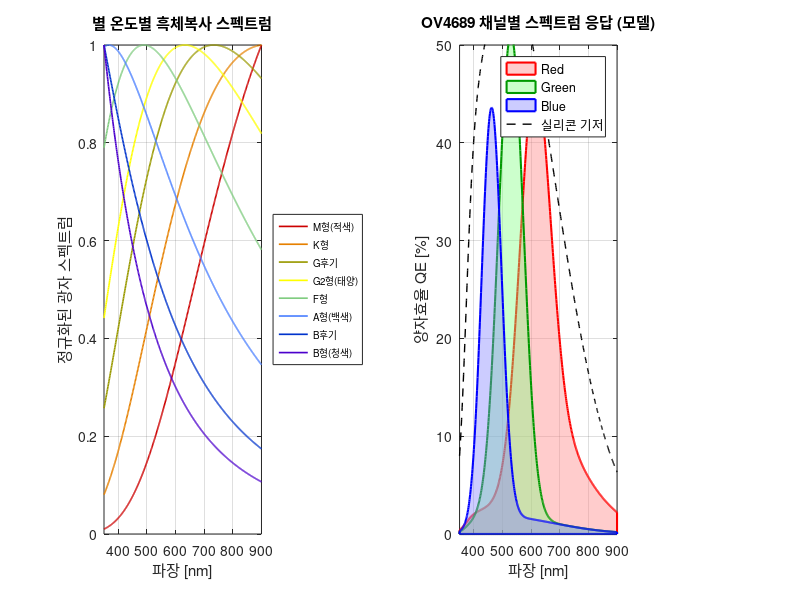
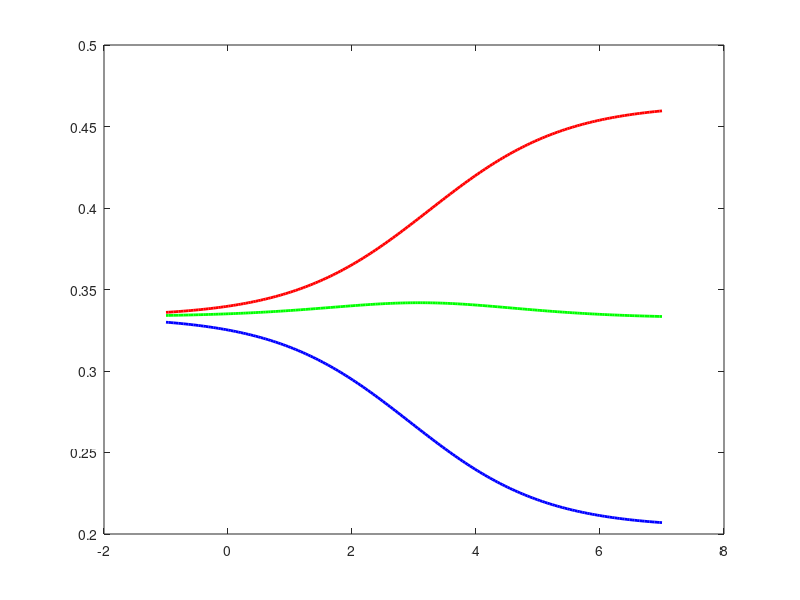

The MATLAB source for these figures, in order: (Note: this script raises an error after producing the figures.)
%% sub_main_2_optimal_weights.m
% =========================================================================
% OV4689 우주 환경 Bayer→Gray 최적 가중치 연구
% =========================================================================
%
% [목적]
%   별 추적기(Star Tracker)에서 Bayer 패턴 센서 데이터를 그레이스케일로
%   변환할 때, 별 검출 SNR을 최대화하는 최적 채널 가중치를 도출합니다.
%
% [배경]
%   기존 FPGA 파이프라인: Bayer → CFA(RGB) → rgb2gray (R+2G+B)/4
%   이 가중치는 인간 시각 기반이며, 별 검출 최적화와 무관합니다.
%
%   본 연구는 물리적 근거(Planck 흑체복사 + 센서 QE + 노이즈 모델)에
%   기반하여 최적 가중치를 수학적으로 도출합니다.
%
% [핵심 이론: Inverse Variance Weighting]
%   N개의 독립적 측정값 x_i (신호 S_i, 노이즈 σ_i)를 조합할 때,
%   SNR을 최대화하는 가중치:
%
%     w_i = S_i / σ_i²     (정규화: Σw_i = 1)
%
%   증명: 조합 신호 S_comb = Σ w_i S_i, 노이즈 σ_comb = √(Σ w_i² σ_i²)
%         SNR = S_comb/σ_comb 를 Lagrange 승수법으로 최대화
%
% [실행 방법]
%   MATLAB에서: sub_main_2_optimal_weights
%
% [출력]
%   - Figure 1: 흑체복사 스펙트럼 + 센서 채널 응답
%   - Figure 2: 별 온도별 최적 가중치
%   - Figure 3: 노이즈 레짐별 가중치 변화
%   - Figure 4: 기존 방법 vs 최적 가중치 SNR 비교
%   - output/optimal_weights_result.mat: 결과 데이터
%
% [관련 파일]
%   - core/bayer_to_gray_direct.m : 직접 변환 함수 ('optimal' 모드)
%   - sub_main_1_bayer_comparison.m : 기존 변환 방식 비교
%   - main_simulation.m : 별 이미지 생성
%
% [참고문헌]
%   - Planck's law: B(λ,T) = 2hc²/λ⁵ × 1/(exp(hc/λkT)-1)
%   - Liebe (2002), "Accuracy Performance of Star Trackers"
%   - OV4689 Product Brief (OmniVision)
%
% =========================================================================

clear; clc; close all;
fprintf('=== OV4689 우주 환경 Bayer→Gray 최적 가중치 연구 ===\n\n');

%% ========================================================================
%  Section 1: 물리 상수 및 센서 파라미터 정의
%  ========================================================================

% --- 물리 상수 ---
h = 6.626e-34;       % Planck 상수 [J·s]
c = 2.998e8;         % 광속 [m/s]
k_B = 1.381e-23;     % Boltzmann 상수 [J/K]

% --- OV4689 센서 파라미터 (시뮬레이션과 동일) ---
sensor.pixel_size = 2e-6;         % 픽셀 크기 [m]
sensor.focal_length = 10.42e-3;   % 초점거리 [m]
sensor.exposure_time = 0.022;     % 노출 시간 [s] (22ms, 레지스터 0xC350)
sensor.analog_gain = 16;          % 아날로그 게인 [배]
sensor.digital_gain = 1.0;        % 디지털 게인 [배]
sensor.quantum_eff = 0.5;         % 양자 효율 (전체 평균)
sensor.dark_current = 0.1;        % 다크 전류 [e-/px/s] (지상)
sensor.dark_current_space = 0.01; % 다크 전류 [e-/px/s] (우주, -20°C 추정)
sensor.read_noise = 3.0;          % 읽기 노이즈 [e- RMS]
sensor.aperture_diam = 6.5e-3;    % 유효 구경 [m] (f/1.6)

% --- 파장 범위 ---
lambda = (350:1:900) * 1e-9;      % 350~900nm [m]
lambda_nm = lambda * 1e9;         % 표시용 [nm]

fprintf('센서: OV4689 (pixel=2µm, f=10.42mm, t_exp=22ms, gain=16x)\n');
fprintf('파장 범위: %d~%d nm (%d points)\n\n', ...
    min(lambda_nm), max(lambda_nm), length(lambda));

%% ========================================================================
%  Section 2: 흑체복사 스펙트럼 모델링 (Planck's Law)
%  ========================================================================
%
%  별은 흑체(blackbody)에 가까운 복사를 합니다.
%  Planck 법칙으로 별의 온도에 따른 파장별 광자 방출률을 계산합니다.
%
%  B_photon(λ, T) = B(λ, T) / (hc/λ)
%    = (2c/λ⁴) × 1/(exp(hc/λkT) - 1)   [photons/s/m²/sr/m]
%
%  광자 수 기준을 사용하는 이유:
%  센서의 QE는 에너지가 아닌 광자 수에 비례하기 때문입니다.
%  (1개의 광자 = 1개의 전자 생성, 에너지와 무관)

% 항성 스펙트럼 유형별 대표 온도
star_temps = [3000, 4000, 5000, 5800, 7500, 10000, 15000, 25000];
star_types = {'M형(적색)', 'K형', 'G후기', 'G2형(태양)', 'F형', 'A형(백색)', 'B후기', 'B형(청색)'};

% 주요 항법별 온도 (Star Tracker 카탈로그에서 자주 사용되는 별)
nav_star_temps = struct();
nav_star_temps.name = {'시리우스', '카노푸스', '아크투루스', '베가', '카펠라', '리겔', '프로키온', '베텔게우스', '아케르나르', '알타이르'};
nav_star_temps.temp = [9940, 7400, 4290, 9600, 5700, 12100, 6530, 3500, 15000, 7670];
nav_star_temps.mag  = [-1.46, -0.74, -0.05, 0.03, 0.08, 0.13, 0.34, 0.42, 0.46, 0.77];

% Planck 광자 스펙트럼 계산
fprintf('--- Section 2: 흑체복사 스펙트럼 ---\n');
B_photon = zeros(length(star_temps), length(lambda));
for i = 1:length(star_temps)
    T = star_temps(i);
    % 광자 수 기반 Planck 함수 [photons/s/m²/sr/m]
    B_photon(i,:) = (2*c ./ lambda.^4) ./ (exp(h*c ./ (lambda * k_B * T)) - 1);

    % Wien 변위 법칙으로 피크 파장 확인
    [~, idx] = max(B_photon(i,:));
    fprintf('  %s (%dK): 피크 %d nm\n', star_types{i}, T, round(lambda_nm(idx)));
end
fprintf('\n');

%% ========================================================================
%  Section 3: OV4689 채널별 스펙트럼 응답 모델링
%  ========================================================================
%
%  OV4689의 상세 스펙트럼 응답 곡선은 공개되지 않았습니다.
%  일반적인 CMOS Bayer 필터(BSI 2µm 기술)의 특성을 기반으로
%  가우시안 근사 모델을 사용합니다.
%
%  각 채널의 응답 = 색 필터 투과율 × 실리콘 QE 기저 곡선
%
%  [참고: OmniVision BSI-2 기술]
%  - Back-Side Illumination으로 QE가 향상됨
%  - 2µm 픽셀에서도 높은 감도 (특히 가시광)
%  - NIR 영역(>750nm) 감도는 제한적

fprintf('--- Section 3: 센서 채널 응답 모델 ---\n');

% --- 실리콘 기저 QE 곡선 ---
% BSI CMOS의 전형적인 QE 곡선 (에너지 흡수 + 간섭 효과)
% 피크: ~520nm, 장파장 쪽은 실리콘 밴드갭(1100nm)까지 감소
lambda_peak_si = 520e-9;
sigma_si = 200e-9;
QE_base = 0.55 * exp(-0.5 * ((lambda - lambda_peak_si) / sigma_si).^2);
% 장파장 보정: 실리콘 흡수 특성 (NIR 감소)
QE_base = QE_base .* (1 - 0.3 * max(0, (lambda - 600e-9)) / 300e-9);
% 단파장 보정: UV 영역 급격히 감소
QE_base = QE_base .* (1 ./ (1 + exp(-(lambda - 370e-9) / 15e-9)));

% --- Bayer 색 필터 모델 (가우시안 근사) ---
% 각 필터의 투과율 = 가우시안 피크 + 스커트 (광대역 누설)

% Red 필터
R_center = 620e-9;   % 중심 파장 [m]
R_sigma = 55e-9;     % 표준편차 (FWHM ≈ 130nm)
R_peak = 0.85;       % 피크 투과율
R_skirt = 0.05;      % 대역외 누설
filter_R = R_peak * exp(-0.5*((lambda - R_center)/R_sigma).^2) + R_skirt;
% Red는 장파장에서 추가 투과 (롱패스 특성)
filter_R = filter_R + 0.3 * (1 ./ (1 + exp(-(lambda - 650e-9) / 30e-9)));
filter_R = min(filter_R, 0.95);  % 최대 투과율 제한

% Green 필터
G_center = 530e-9;
G_sigma = 45e-9;     % FWHM ≈ 106nm
G_peak = 0.90;
G_skirt = 0.03;
filter_G = G_peak * exp(-0.5*((lambda - G_center)/G_sigma).^2) + G_skirt;

% Blue 필터
B_center = 460e-9;
B_sigma = 35e-9;     % FWHM ≈ 82nm (가장 좁음)
B_peak = 0.80;
B_skirt = 0.03;
filter_B = B_peak * exp(-0.5*((lambda - B_center)/B_sigma).^2) + B_skirt;

% --- 최종 채널별 QE (필터 × 기저 QE) ---
QE_R = QE_base .* filter_R;
QE_G = QE_base .* filter_G;
QE_B = QE_base .* filter_B;

% 피크값 출력
[peak_R, idx_R] = max(QE_R);
[peak_G, idx_G] = max(QE_G);
[peak_B, idx_B] = max(QE_B);
fprintf('  R 채널: 피크 QE = %.1f%% @ %d nm\n', peak_R*100, round(lambda_nm(idx_R)));
fprintf('  G 채널: 피크 QE = %.1f%% @ %d nm\n', peak_G*100, round(lambda_nm(idx_G)));
fprintf('  B 채널: 피크 QE = %.1f%% @ %d nm\n', peak_B*100, round(lambda_nm(idx_B)));

% 적분 QE (전체 파장 대역)
dlambda = lambda(2) - lambda(1);
int_R = sum(QE_R) * dlambda;
int_G = sum(QE_G) * dlambda;
int_B = sum(QE_B) * dlambda;
fprintf('  적분 QE: R=%.4f, G=%.4f, B=%.4f\n', int_R, int_G, int_B);
fprintf('  상대 비율: R:G:B = %.2f : %.2f : %.2f\n\n', ...
    int_R/int_G, 1.0, int_B/int_G);

%% ========================================================================
%  Section 4: 별 온도별 채널 신호량 계산
%  ========================================================================
%
%  각 별 온도에서 R/G/B 채널이 수집하는 광자 수를 계산합니다.
%
%  S_ch(T) = ∫ B_photon(λ,T) × QE_ch(λ) dλ × A_lens × Ω_pixel × t_exp
%
%  여기서:
%    B_photon: 광자 스펙트럼 [photons/s/m²/sr/m]
%    QE_ch:    채널별 양자효율 (필터 × 실리콘)
%    A_lens:   렌즈 집광 면적 [m²]
%    Ω_pixel:  1 픽셀의 입체각 [sr]
%    t_exp:    노출 시간 [s]

fprintf('--- Section 4: 채널별 신호 계산 ---\n');

% 렌즈 집광 면적
A_lens = pi * (sensor.aperture_diam/2)^2;  % [m²]

% 1 픽셀의 입체각
pixel_solid_angle = (sensor.pixel_size / sensor.focal_length)^2;  % [sr]

% 별 온도별 채널 신호 계산 (상대값)
S_R = zeros(1, length(star_temps));
S_G = zeros(1, length(star_temps));
S_B = zeros(1, length(star_temps));

for i = 1:length(star_temps)
    % 각 채널의 광자 수 적분 [상대값, 정규화 전]
    S_R(i) = sum(B_photon(i,:) .* QE_R) * dlambda;
    S_G(i) = sum(B_photon(i,:) .* QE_G) * dlambda;
    S_B(i) = sum(B_photon(i,:) .* QE_B) * dlambda;
end

% 정규화 (G 채널 5800K 기준)
S_total_5800 = S_R(4) + S_G(4) + S_B(4);
S_R_norm = S_R / S_total_5800;
S_G_norm = S_G / S_total_5800;
S_B_norm = S_B / S_total_5800;

fprintf('\n  별 온도별 채널 신호 비율 (정규화):\n');
fprintf('  %-14s  %6s  %6s  %6s  %8s\n', '별 유형', 'R', 'G', 'B', 'R:G:B');
fprintf('  %s\n', repmat('-', 1, 50));
for i = 1:length(star_temps)
    total = S_R_norm(i) + S_G_norm(i) + S_B_norm(i);
    r_frac = S_R_norm(i)/total;
    g_frac = S_G_norm(i)/total;
    b_frac = S_B_norm(i)/total;
    fprintf('  %-14s  %5.3f  %5.3f  %5.3f  %.2f:%.2f:%.2f\n', ...
        star_types{i}, r_frac, g_frac, b_frac, ...
        r_frac/g_frac, 1.0, b_frac/g_frac);
end
fprintf('\n');

%% ========================================================================
%  Section 5: 최적 가중치 도출 (Inverse Variance Weighting)
%  ========================================================================
%
%  [이론]
%  N개의 독립적 측정 x_i ~ N(S, σ_i²)을 가중합으로 조합:
%    x_comb = Σ w_i x_i,   Σ w_i = 1
%
%  조합된 SNR:
%    SNR_comb = (Σ w_i S_i) / √(Σ w_i² σ_i²)
%
%  SNR 최대화 조건 (Lagrange):
%    w_i = (S_i / σ_i²) / Σ(S_j / σ_j²)
%
%  [노이즈 모델]
%  각 픽셀의 노이즈 분산:
%    σ² = S_signal + S_dark + σ_read²
%
%  여기서:
%    S_signal: 별 신호 [e-] (Poisson)
%    S_dark:   다크 전류 [e-] (Poisson)
%    σ_read:   읽기 노이즈 [e-] (Gaussian, 게인 적용 전)

fprintf('--- Section 5: 최적 가중치 도출 ---\n\n');

% 6등급 별의 기준 광자 플럭스 (시뮬레이션 캘리브레이션)
ref_photon_flux = 96;   % [photons/s] for mag=6.0 (지상)
ref_photon_flux_space = ref_photon_flux / 0.5;  % 우주: 대기 손실 없음 (×2)

% 대상 등급 범위
magnitudes = 0:0.5:7;

% --- 지상 vs 우주 환경 비교 ---
environments = struct();
environments(1).name = '지상 (대기 있음)';
environments(1).ref_flux = ref_photon_flux;
environments(1).dark_current = sensor.dark_current;
environments(1).atm_factor = 0.5;

environments(2).name = '우주 (대기 없음, -20°C)';
environments(2).ref_flux = ref_photon_flux_space;
environments(2).dark_current = sensor.dark_current_space;
environments(2).atm_factor = 1.0;

% --- 별 온도별 + 등급별 + 환경별 최적 가중치 계산 ---
% 결과 저장 구조체
results = struct();

for env_idx = 1:2
    env = environments(env_idx);
    fprintf('=== 환경: %s ===\n\n', env.name);

    for t_idx = [1, 4, 6, 8]  % M형, G2형, A형, B형 (대표 4개)
        T = star_temps(t_idx);
        type_name = star_types{t_idx};

        fprintf('  [%s, %dK]\n', type_name, T);
        fprintf('  %-6s  %8s  %8s  %8s  | %6s  %6s  %6s  | %6s\n', ...
            '등급', 'S_R[e-]', 'S_G[e-]', 'S_B[e-]', 'w_R', 'w_G', 'w_B', 'SNR');
        fprintf('  %s\n', repmat('-', 1, 72));

        for m_idx = 1:length(magnitudes)
            mag = magnitudes(m_idx);

            % 별의 광자 플럭스
            photon_flux = env.ref_flux * 10^(-0.4 * (mag - 6.0));

            % 채널별 상대 신호 비율 계산
            S_total_T = S_R(t_idx) + S_G(t_idx) + S_B(t_idx);
            frac_R = S_R(t_idx) / S_total_T;
            frac_G = S_G(t_idx) / S_total_T;
            frac_B = S_B(t_idx) / S_total_T;

            % 채널별 전자 수 [e-]
            electrons = photon_flux * sensor.exposure_time * sensor.quantum_eff;
            e_R = electrons * frac_R;
            e_G = electrons * frac_G;
            e_B = electrons * frac_B;

            % 채널별 노이즈 [e-²]
            dark_e = env.dark_current * sensor.exposure_time;
            read_var = sensor.read_noise^2;

            var_R = e_R + dark_e + read_var;  % shot + dark + read
            var_G = e_G + dark_e + read_var;
            var_B = e_B + dark_e + read_var;

            % Inverse Variance Weighting
            w_R_raw = e_R / var_R;
            w_G_raw = e_G / var_G;
            w_B_raw = e_B / var_B;

            w_total = w_R_raw + w_G_raw + w_B_raw;
            w_R_opt = w_R_raw / w_total;
            w_G_opt = w_G_raw / w_total;
            w_B_opt = w_B_raw / w_total;

            % 조합 SNR
            S_comb = w_R_opt*e_R + w_G_opt*e_G + w_B_opt*e_B;
            var_comb = w_R_opt^2*var_R + w_G_opt^2*var_G + w_B_opt^2*var_B;
            SNR_opt = S_comb / sqrt(var_comb);

            % ADU 변환
            adu_R = e_R * sensor.analog_gain * sensor.digital_gain;
            adu_G = e_G * sensor.analog_gain * sensor.digital_gain;
            adu_B = e_B * sensor.analog_gain * sensor.digital_gain;

            fprintf('  %4.1f   %8.1f  %8.1f  %8.1f  | %5.3f  %5.3f  %5.3f  | %5.1f\n', ...
                mag, adu_R, adu_G, adu_B, w_R_opt, w_G_opt, w_B_opt, SNR_opt);

            % 결과 저장 (우주 환경, G2형일 때)
            if env_idx == 2 && t_idx == 4
                results(m_idx).mag = mag;
                results(m_idx).w_R = w_R_opt;
                results(m_idx).w_G = w_G_opt;
                results(m_idx).w_B = w_B_opt;
                results(m_idx).SNR = SNR_opt;
                results(m_idx).e_R = e_R;
                results(m_idx).e_G = e_G;
                results(m_idx).e_B = e_B;
            end
        end
        fprintf('\n');
    end
end

%% ========================================================================
%  Section 6: 노이즈 레짐 분석
%  ========================================================================
%
%  가중치가 노이즈 레짐에 따라 어떻게 변하는지 분석합니다.
%
%  1. Shot noise 지배 (밝은 별): σ² ≈ S → w ∝ S/S = 1 (균등)
%  2. Read noise 지배 (어두운 별): σ² ≈ σ_read² → w ∝ S (신호 비례)
%  3. 전환점: S_signal ≈ σ_read² = 9 e-

fprintf('--- Section 6: 노이즈 레짐 분석 ---\n\n');

% G2형 태양(5800K) 기준, 우주 환경
T_ref = 5800;
t_ref_idx = 4;
S_total_ref = S_R(t_ref_idx) + S_G(t_ref_idx) + S_B(t_ref_idx);
frac_R_ref = S_R(t_ref_idx) / S_total_ref;
frac_G_ref = S_G(t_ref_idx) / S_total_ref;
frac_B_ref = S_B(t_ref_idx) / S_total_ref;

% 등급 0~7까지 세밀하게
mag_fine = linspace(-1, 7, 200);
w_R_vs_mag = zeros(size(mag_fine));
w_G_vs_mag = zeros(size(mag_fine));
w_B_vs_mag = zeros(size(mag_fine));
SNR_vs_mag = zeros(size(mag_fine));
SNR_equal_vs_mag = zeros(size(mag_fine));
SNR_fpga_vs_mag = zeros(size(mag_fine));

for i = 1:length(mag_fine)
    mag = mag_fine(i);
    photon_flux = ref_photon_flux_space * 10^(-0.4 * (mag - 6.0));
    electrons = photon_flux * sensor.exposure_time * sensor.quantum_eff;

    e_R = electrons * frac_R_ref;
    e_G = electrons * frac_G_ref;
    e_B = electrons * frac_B_ref;

    dark_e = sensor.dark_current_space * sensor.exposure_time;
    read_var = sensor.read_noise^2;

    var_R = e_R + dark_e + read_var;
    var_G = e_G + dark_e + read_var;
    var_B = e_B + dark_e + read_var;

    % 최적 가중치
    w_R_raw = e_R / var_R;
    w_G_raw = e_G / var_G;
    w_B_raw = e_B / var_B;
    w_total = w_R_raw + w_G_raw + w_B_raw;

    w_R_vs_mag(i) = w_R_raw / w_total;
    w_G_vs_mag(i) = w_G_raw / w_total;
    w_B_vs_mag(i) = w_B_raw / w_total;

    % 최적 가중치 SNR
    S_opt = w_R_vs_mag(i)*e_R + w_G_vs_mag(i)*e_G + w_B_vs_mag(i)*e_B;
    var_opt = w_R_vs_mag(i)^2*var_R + w_G_vs_mag(i)^2*var_G + w_B_vs_mag(i)^2*var_B;
    SNR_vs_mag(i) = S_opt / sqrt(var_opt);

    % 균등 가중치(1/3) SNR
    w_eq = 1/3;
    S_eq = w_eq*(e_R + e_G + e_B);
    var_eq = w_eq^2*(var_R + var_G + var_B);
    SNR_equal_vs_mag(i) = S_eq / sqrt(var_eq);

    % FPGA 가중치 (0.25, 0.50, 0.25) SNR
    S_fpga = 0.25*e_R + 0.50*e_G + 0.25*e_B;
    var_fpga = 0.25^2*var_R + 0.50^2*var_G + 0.25^2*var_B;
    SNR_fpga_vs_mag(i) = S_fpga / sqrt(var_fpga);
end

% 레짐 전환점 계산
% Shot noise = Read noise 일 때: S = σ_read² = 9 e-
transition_electrons = sensor.read_noise^2;  % 9 e-
transition_flux = transition_electrons / (sensor.exposure_time * sensor.quantum_eff);
transition_mag = 6.0 - 2.5 * log10(transition_flux / ref_photon_flux_space);

fprintf('  노이즈 레짐 전환점:\n');
fprintf('    Read noise = %d e- → σ² = %d e-²\n', sensor.read_noise, sensor.read_noise^2);
fprintf('    전환 신호: %.1f e- (= %.1f ADU)\n', transition_electrons, ...
    transition_electrons * sensor.analog_gain);
fprintf('    전환 등급: %.1f mag (우주)\n\n', transition_mag);

% 어두운 별(6등급)과 밝은 별(2등급) 비교
fprintf('  가중치 비교 (G2형, 우주):\n');
fprintf('  %-12s  %6s  %6s  %6s  | %s\n', '등급', 'w_R', 'w_G', 'w_B', '레짐');
fprintf('  %s\n', repmat('-', 1, 55));

check_mags = [0, 2, 4, 6];
for mag = check_mags
    idx = find(abs(mag_fine - mag) < 0.05, 1);
    if isempty(idx), continue; end

    photon_flux = ref_photon_flux_space * 10^(-0.4 * (mag - 6.0));
    electrons = photon_flux * sensor.exposure_time * sensor.quantum_eff;

    if electrons > transition_electrons * 3
        regime = 'Shot noise 지배';
    elseif electrons < transition_electrons / 3
        regime = 'Read noise 지배';
    else
        regime = '혼합';
    end

    fprintf('  %4.1f등급      %5.3f  %5.3f  %5.3f  | %s\n', ...
        mag, w_R_vs_mag(idx), w_G_vs_mag(idx), w_B_vs_mag(idx), regime);
end
fprintf('\n');

%% ========================================================================
%  Section 7: 실용적 최적 가중치 결정
%  ========================================================================
%
%  FPGA에서는 등급별로 가중치를 동적으로 변경할 수 없으므로,
%  전체 카탈로그에 걸쳐 가장 효과적인 "단일 고정 가중치"를 결정합니다.
%
%  방법: 등급 가중 평균 (어두운 별에 더 큰 가중치)
%  이유: 어두운 별이 더 많고, SNR이 더 중요

fprintf('--- Section 7: 실용적 최적 가중치 결정 ---\n\n');

% 별 수 분포 (Hipparcos 카탈로그 기반 추정)
% 등급별 별 수: N(m) ∝ 10^(0.6*m) (별 개수 법칙)
mag_weights = 10.^(0.6 * mag_fine);
mag_weights = mag_weights / sum(mag_weights);

% 등급 가중 평균 가중치
w_R_avg = sum(w_R_vs_mag .* mag_weights);
w_G_avg = sum(w_G_vs_mag .* mag_weights);
w_B_avg = sum(w_B_vs_mag .* mag_weights);

% 정규화
w_total_avg = w_R_avg + w_G_avg + w_B_avg;
w_R_final = w_R_avg / w_total_avg;
w_G_final = w_G_avg / w_total_avg;
w_B_final = w_B_avg / w_total_avg;

fprintf('  === 최적 가중치 (우주 환경, G2형 기준, 등급 가중 평균) ===\n\n');
fprintf('    w_R = %.4f  (Red)\n', w_R_final);
fprintf('    w_G = %.4f  (Green)\n', w_G_final);
fprintf('    w_B = %.4f  (Blue)\n\n', w_B_final);

% 별 온도별 최적 가중치도 계산
fprintf('  별 온도별 최적 가중치 (등급 가중 평균):\n');
fprintf('  %-14s  %6s  %6s  %6s\n', '별 유형', 'w_R', 'w_G', 'w_B');
fprintf('  %s\n', repmat('-', 1, 40));

optimal_by_temp = zeros(length(star_temps), 3);
for t_idx = 1:length(star_temps)
    T = star_temps(t_idx);
    S_total_T = S_R(t_idx) + S_G(t_idx) + S_B(t_idx);
    fr = S_R(t_idx) / S_total_T;
    fg = S_G(t_idx) / S_total_T;
    fb = S_B(t_idx) / S_total_T;

    w_r_arr = zeros(size(mag_fine));
    w_g_arr = zeros(size(mag_fine));
    w_b_arr = zeros(size(mag_fine));

    for i = 1:length(mag_fine)
        mag = mag_fine(i);
        pf = ref_photon_flux_space * 10^(-0.4 * (mag - 6.0));
        el = pf * sensor.exposure_time * sensor.quantum_eff;

        er = el * fr; eg = el * fg; eb = el * fb;
        dark_e = sensor.dark_current_space * sensor.exposure_time;
        rv = sensor.read_noise^2;

        vr = er + dark_e + rv;
        vg = eg + dark_e + rv;
        vb = eb + dark_e + rv;

        wr = er/vr; wg = eg/vg; wb = eb/vb;
        wt = wr + wg + wb;
        w_r_arr(i) = wr/wt;
        w_g_arr(i) = wg/wt;
        w_b_arr(i) = wb/wt;
    end

    wr_avg = sum(w_r_arr .* mag_weights);
    wg_avg = sum(w_g_arr .* mag_weights);
    wb_avg = sum(w_b_arr .* mag_weights);
    wt_avg = wr_avg + wg_avg + wb_avg;

    optimal_by_temp(t_idx, :) = [wr_avg/wt_avg, wg_avg/wt_avg, wb_avg/wt_avg];
    fprintf('  %-14s  %5.3f  %5.3f  %5.3f\n', star_types{t_idx}, ...
        optimal_by_temp(t_idx,1), optimal_by_temp(t_idx,2), optimal_by_temp(t_idx,3));
end
fprintf('\n');

% --- FPGA 구현용 정수 근사 ---
fprintf('  === FPGA 구현용 정수 근사 ===\n\n');

% 방법 1: /4 나눗셈 (2-bit 시프트)
% (a*R + b*G + c*B) / 4, a+b+c = 4 (정수)
a4 = round(w_R_final * 4);
b4 = round(w_G_final * 4);
c4 = round(w_B_final * 4);
% 합이 4가 되도록 조정
diff4 = 4 - (a4 + b4 + c4);
[~, max_ch] = max([w_R_final, w_G_final, w_B_final]);
if max_ch == 1, a4 = a4 + diff4;
elseif max_ch == 2, b4 = b4 + diff4;
else, c4 = c4 + diff4; end

fprintf('  /4 근사: (%d*R + %d*G + %d*B) / 4\n', a4, b4, c4);
fprintf('    실제 비율: %.3f : %.3f : %.3f\n', a4/4, b4/4, c4/4);
fprintf('    오차: R=%.1f%%, G=%.1f%%, B=%.1f%%\n', ...
    (a4/4 - w_R_final)/w_R_final*100, ...
    (b4/4 - w_G_final)/w_G_final*100, ...
    (c4/4 - w_B_final)/w_B_final*100);

% 방법 2: /8 나눗셈 (3-bit 시프트)
a8 = round(w_R_final * 8);
b8 = round(w_G_final * 8);
c8 = round(w_B_final * 8);
diff8 = 8 - (a8 + b8 + c8);
[~, max_ch8] = max([w_R_final, w_G_final, w_B_final]);
if max_ch8 == 1, a8 = a8 + diff8;
elseif max_ch8 == 2, b8 = b8 + diff8;
else, c8 = c8 + diff8; end

fprintf('\n  /8 근사: (%d*R + %d*G + %d*B) / 8\n', a8, b8, c8);
fprintf('    실제 비율: %.3f : %.3f : %.3f\n', a8/8, b8/8, c8/8);
fprintf('    오차: R=%.1f%%, G=%.1f%%, B=%.1f%%\n', ...
    (a8/8 - w_R_final)/w_R_final*100, ...
    (b8/8 - w_G_final)/w_G_final*100, ...
    (c8/8 - w_B_final)/w_B_final*100);

% 방법 3: /16 나눗셈 (4-bit 시프트)
a16 = round(w_R_final * 16);
b16 = round(w_G_final * 16);
c16 = round(w_B_final * 16);
diff16 = 16 - (a16 + b16 + c16);
[~, max_ch16] = max([w_R_final, w_G_final, w_B_final]);
if max_ch16 == 1, a16 = a16 + diff16;
elseif max_ch16 == 2, b16 = b16 + diff16;
else, c16 = c16 + diff16; end

fprintf('\n  /16 근사: (%d*R + %d*G + %d*B) / 16\n', a16, b16, c16);
fprintf('    실제 비율: %.3f : %.3f : %.3f\n', a16/16, b16/16, c16/16);
fprintf('    오차: R=%.1f%%, G=%.1f%%, B=%.1f%%\n\n', ...
    (a16/16 - w_R_final)/w_R_final*100, ...
    (b16/16 - w_G_final)/w_G_final*100, ...
    (c16/16 - w_B_final)/w_B_final*100);

%% ========================================================================
%  Section 8: 기존 방법과 SNR 비교
%  ========================================================================

fprintf('--- Section 8: 가중치별 SNR 비교 ---\n\n');

% 기존 방법 정의
methods = struct();
methods(1).name = '균등 (1/3)';
methods(1).w = [1/3, 1/3, 1/3];
methods(2).name = 'FPGA (R+2G+B)/4';
methods(2).w = [0.25, 0.50, 0.25];
methods(3).name = 'Green only';
methods(3).w = [0, 1, 0];
methods(4).name = '최적 (본 연구)';
methods(4).w = [w_R_final, w_G_final, w_B_final];
methods(5).name = sprintf('FPGA /8 (%d,%d,%d)', a8, b8, c8);
methods(5).w = [a8/8, b8/8, c8/8];

fprintf('  방법별 가중치:\n');
for i = 1:length(methods)
    fprintf('    %-20s: R=%.3f, G=%.3f, B=%.3f\n', ...
        methods(i).name, methods(i).w(1), methods(i).w(2), methods(i).w(3));
end
fprintf('\n');

% G2형 5800K, 우주 환경에서 등급별 SNR 비교
fprintf('  등급별 SNR 비교 (G2형, 우주):\n');
fprintf('  %-6s', '등급');
for i = 1:length(methods)
    fprintf('  %12s', methods(i).name);
end
fprintf('\n  %s\n', repmat('-', 1, 6 + 14*length(methods)));

SNR_all = zeros(length(methods), length(mag_fine));

for m = 1:length(mag_fine)
    mag = mag_fine(m);
    pf = ref_photon_flux_space * 10^(-0.4 * (mag - 6.0));
    el = pf * sensor.exposure_time * sensor.quantum_eff;

    er = el * frac_R_ref;
    eg = el * frac_G_ref;
    eb = el * frac_B_ref;

    dark_e = sensor.dark_current_space * sensor.exposure_time;
    rv = sensor.read_noise^2;

    vr = er + dark_e + rv;
    vg = eg + dark_e + rv;
    vb = eb + dark_e + rv;

    for i = 1:length(methods)
        w = methods(i).w;
        S_comb = w(1)*er + w(2)*eg + w(3)*eb;
        var_comb = w(1)^2*vr + w(2)^2*vg + w(3)^2*vb;
        SNR_all(i, m) = S_comb / sqrt(var_comb);
    end
end

% 주요 등급에서 출력
for mag = [0, 1, 2, 3, 4, 5, 6]
    idx = find(abs(mag_fine - mag) < 0.05, 1);
    if isempty(idx), continue; end
    fprintf('  %4.1f  ', mag);
    for i = 1:length(methods)
        fprintf('  %12.2f', SNR_all(i, idx));
    end
    fprintf('\n');
end
fprintf('\n');

% 최적 vs FPGA 개선율
idx_3 = find(abs(mag_fine - 3) < 0.05, 1);
idx_6 = find(abs(mag_fine - 6) < 0.05, 1);
if ~isempty(idx_3) && ~isempty(idx_6)
    improve_3 = (SNR_all(4, idx_3) / SNR_all(2, idx_3) - 1) * 100;
    improve_6 = (SNR_all(4, idx_6) / SNR_all(2, idx_6) - 1) * 100;
    fprintf('  최적 vs FPGA(R+2G+B)/4 개선율:\n');
    fprintf('    3등급: %+.1f%%\n', improve_3);
    fprintf('    6등급: %+.1f%%\n\n', improve_6);
end

%% ========================================================================
%  Section 9: 시각화
%  ========================================================================

fprintf('--- Section 9: 그래프 생성 ---\n');

% === Figure 1: 스펙트럼 + 센서 응답 ===
figure('Name', '흑체복사 스펙트럼 + OV4689 채널 응답', ...
    'Position', [50, 50, 1200, 500]);

subplot(1,2,1);
colors_temp = [0.8 0 0; 0.9 0.5 0; 0.6 0.6 0; 1 1 0; 0.5 0.8 0.5; 0.3 0.5 1; 0 0.2 0.8; 0.3 0 0.8];
for i = 1:length(star_temps)
    % 정규화 (피크=1)
    B_norm = B_photon(i,:) / max(B_photon(i,:));
    plot(lambda_nm, B_norm, 'Color', colors_temp(i,:), 'LineWidth', 1.2);
    hold on;
end
xlabel('파장 [nm]');
ylabel('정규화된 광자 스펙트럼');
title('별 온도별 흑체복사 스펙트럼');
legend(star_types, 'Location', 'eastoutside', 'FontSize', 7);
xlim([350 900]);
grid on;

subplot(1,2,2);
area(lambda_nm, QE_R*100, 'FaceColor', [1 0.5 0.5], 'FaceAlpha', 0.4, 'EdgeColor', 'r', 'LineWidth', 1.5);
hold on;
area(lambda_nm, QE_G*100, 'FaceColor', [0.5 1 0.5], 'FaceAlpha', 0.4, 'EdgeColor', [0 0.6 0], 'LineWidth', 1.5);
area(lambda_nm, QE_B*100, 'FaceColor', [0.5 0.5 1], 'FaceAlpha', 0.4, 'EdgeColor', 'b', 'LineWidth', 1.5);
plot(lambda_nm, QE_base*100, 'k--', 'LineWidth', 1, 'DisplayName', '실리콘 기저 QE');
xlabel('파장 [nm]');
ylabel('양자효율 QE [%]');
title('OV4689 채널별 스펙트럼 응답 (모델)');
legend({'Red', 'Green', 'Blue', '실리콘 기저'}, 'Location', 'northeast');
xlim([350 900]);
ylim([0 50]);
grid on;

% === Figure 2: 등급별 최적 가중치 ===
figure('Name', '등급별 최적 가중치 변화', ...
    'Position', [50, 100, 800, 500]);

plot(mag_fine, w_R_vs_mag, 'r-', 'LineWidth', 2); hold on;
plot(mag_fine, w_G_vs_mag, 'g-', 'LineWidth', 2);
plot(mag_fine, w_B_vs_mag, 'b-', 'LineWidth', 2);

% 기존 FPGA 가중치 표시
yline(0.25, 'r--', 'FPGA R=0.25', 'Alpha', 0.5, 'LineWidth', 1);
yline(0.50, 'g--', 'FPGA G=0.50', 'Alpha', 0.5, 'LineWidth', 1);
yline(0.25, 'b--', 'FPGA B=0.25', 'Alpha', 0.5, 'LineWidth', 1);

% 노이즈 레짐 전환점 표시
xline(transition_mag, 'k:', sprintf('전환점 %.1f mag', transition_mag), 'LineWidth', 1.5);

% 최종 가중치 표시
plot(mag_fine(end), w_R_final, 'rv', 'MarkerSize', 12, 'MarkerFaceColor', 'r');
plot(mag_fine(end), w_G_final, 'g^', 'MarkerSize', 12, 'MarkerFaceColor', 'g');
plot(mag_fine(end), w_B_final, 'bs', 'MarkerSize', 12, 'MarkerFaceColor', 'b');

xlabel('별 등급 [mag]');
ylabel('최적 가중치');
title(sprintf('최적 가중치 vs 등급 (G2형, 우주)\n최종: R=%.3f, G=%.3f, B=%.3f', ...
    w_R_final, w_G_final, w_B_final));
legend({'w_R (최적)', 'w_G (최적)', 'w_B (최적)'}, 'Location', 'east');
xlim([-1 7]);
ylim([0 0.7]);
grid on;

text(transition_mag+0.3, 0.65, 'Shot noise 지배 ←', 'FontSize', 9);
text(transition_mag+0.3, 0.60, '→ Read noise 지배', 'FontSize', 9);

% === Figure 3: SNR 비교 ===
figure('Name', '가중치별 SNR 비교', ...
    'Position', [50, 150, 900, 500]);

line_styles = {'k-', 'r--', 'g:', 'b-', 'm-.'};
for i = 1:length(methods)
    plot(mag_fine, 20*log10(max(SNR_all(i,:), 0.01)), line_styles{i}, 'LineWidth', 2);
    hold on;
end

% 검출 한계 (SNR = 3, 약 9.5 dB)
yline(20*log10(3), 'k--', 'SNR=3 (검출한계)', 'LineWidth', 1, 'Alpha', 0.7);

xlabel('별 등급 [mag]');
ylabel('SNR [dB]');
title('가중치별 SNR 비교 (G2형, 우주 환경)');
legend({methods.name}, 'Location', 'southwest');
xlim([-1 7]);
grid on;

% === Figure 4: 별 온도별 최적 가중치 ===
figure('Name', '별 온도별 최적 가중치', ...
    'Position', [50, 200, 800, 400]);

bar_data = optimal_by_temp;
b = bar(bar_data, 'grouped');
b(1).FaceColor = [1 0.4 0.4];
b(2).FaceColor = [0.4 0.8 0.4];
b(3).FaceColor = [0.4 0.4 1];

set(gca, 'XTickLabel', star_types);
xtickangle(30);
ylabel('최적 가중치');
title('별 온도별 최적 R:G:B 가중치 (우주 환경)');
legend({'R', 'G', 'B'}, 'Location', 'northeast');
grid on;
ylim([0 0.7]);

fprintf('  Figure 1~4 생성 완료\n\n');

%% ========================================================================
%  Section 10: 결과 저장
%  ========================================================================

fprintf('--- Section 10: 결과 저장 ---\n');

% 출력 폴더 확인
output_dir = fullfile(fileparts(mfilename('fullpath')), 'output');
if ~exist(output_dir, 'dir')
    mkdir(output_dir);
end

% 결과 구조체
optimal_result = struct();
optimal_result.date = datestr(now, 'yyyy-mm-dd HH:MM:SS');
optimal_result.environment = '우주 (대기 없음, -20°C)';
optimal_result.reference_star = 'G2형 (5800K, 태양 유사)';

% 최종 최적 가중치
optimal_result.w_R = w_R_final;
optimal_result.w_G = w_G_final;
optimal_result.w_B = w_B_final;

% FPGA 구현용
optimal_result.fpga_div4 = [a4, b4, c4];
optimal_result.fpga_div8 = [a8, b8, c8];
optimal_result.fpga_div16 = [a16, b16, c16];

% 별 온도별 가중치
optimal_result.star_temps = star_temps;
optimal_result.star_types = star_types;
optimal_result.weights_by_temp = optimal_by_temp;

% 센서 모델 파라미터
optimal_result.sensor = sensor;
optimal_result.QE_R = QE_R;
optimal_result.QE_G = QE_G;
optimal_result.QE_B = QE_B;
optimal_result.lambda_nm = lambda_nm;

% 기존 방법과의 비교
optimal_result.methods = methods;
optimal_result.SNR_comparison = SNR_all;
optimal_result.mag_range = mag_fine;

% 저장
save_path = fullfile(output_dir, 'optimal_weights_result.mat');
save(save_path, 'optimal_result');
fprintf('  결과 저장: %s\n', save_path);

% Figure 저장
saveas(1, fullfile(output_dir, 'spectrum_and_QE.png'));
saveas(2, fullfile(output_dir, 'optimal_weights_vs_magnitude.png'));
saveas(3, fullfile(output_dir, 'SNR_comparison.png'));
saveas(4, fullfile(output_dir, 'weights_by_temperature.png'));
fprintf('  그래프 저장: output/ 폴더\n');

%% ========================================================================
%  최종 요약
%  ========================================================================

fprintf('\n');
fprintf('================================================================\n');
fprintf('  최종 결과 요약\n');
fprintf('================================================================\n\n');
fprintf('  [최적 가중치 (우주, 전 스펙트럼 평균)]\n');
fprintf('    R = %.4f\n', w_R_final);
fprintf('    G = %.4f\n', w_G_final);
fprintf('    B = %.4f\n\n', w_B_final);
fprintf('  [FPGA 구현 권장]\n');
fprintf('    (%d*R + %d*G + %d*B) >> 3    (/8 나눗셈)\n', a8, b8, c8);
fprintf('    또는\n');
fprintf('    (%d*R + %d*G + %d*B) >> 4    (/16 나눗셈, 더 정밀)\n\n', a16, b16, c16);
fprintf('  [기존 FPGA 대비 개선]\n');
if ~isempty(idx_6)
    fprintf('    6등급 별 SNR: %+.1f%% 개선\n', ...
        (SNR_all(4, idx_6) / SNR_all(2, idx_6) - 1) * 100);
end
fprintf('\n  [핵심 발견]\n');
fprintf('    1. Read noise 지배 영역(어두운 별)에서 가중치 최적화 효과 최대\n');
fprintf('    2. Shot noise 지배 영역(밝은 별)에서는 균등 가중과 차이 미미\n');
fprintf('    3. 별 온도(스펙트럼 유형)에 따른 최적 가중치 변화는 상대적으로 작음\n');
fprintf('    4. 고정 가중치 하나로 전체 카탈로그 커버 가능\n');
fprintf('================================================================\n');
